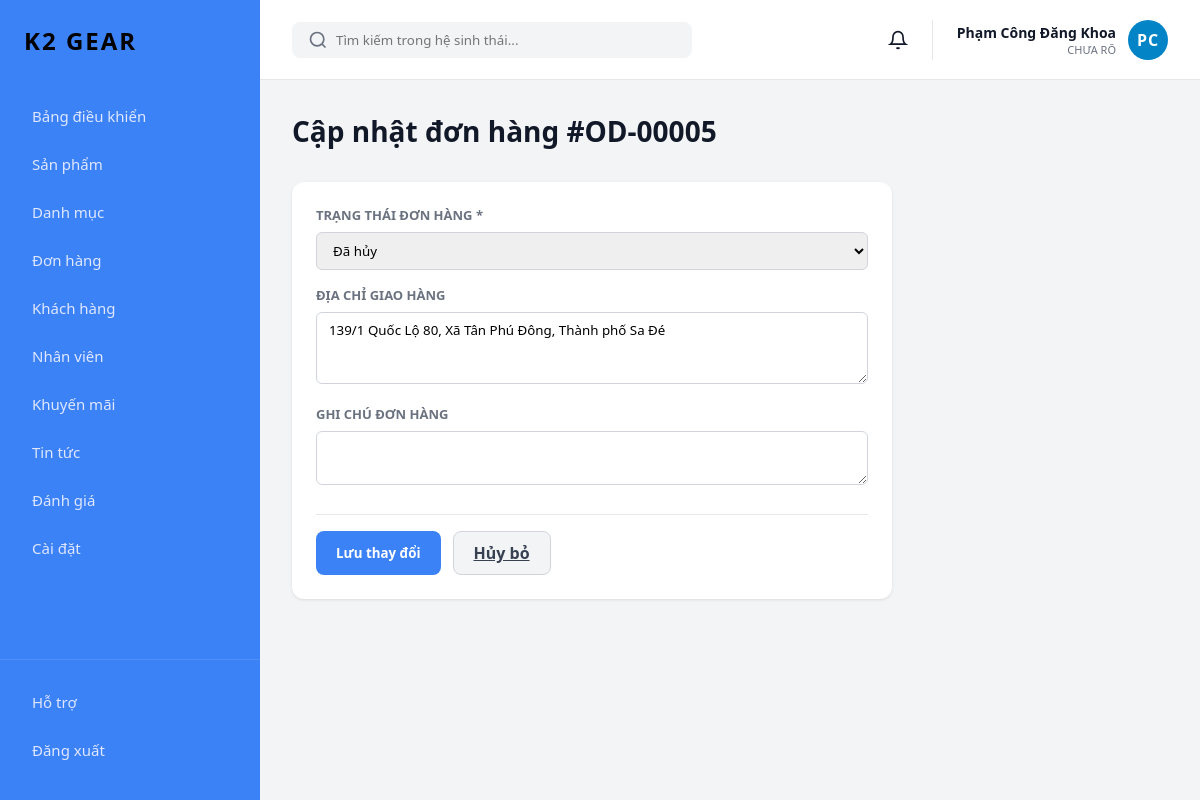
Page /admin/index.php?view=order_edit&id=5 (signed in) on the committed database.
### tables this page shows
CREATE TABLE `orders` (
  `id` int(11) NOT NULL,
  `user_id` int(11) DEFAULT NULL,
  `total` decimal(10,2) DEFAULT NULL,
  `status` enum('pending','confirmed','shipping','delivered','cancelled') DEFAULT 'pending',
  `created_at` timestamp NOT NULL DEFAULT current_timestamp(),
  `payment_method` varchar(50) DEFAULT 'COD',
  `shipping_address` varchar(50) DEFAULT NULL,
  `note` varchar(50) DEFAULT NULL
);

### admin/pages/order_edit.php (the view, shortened to what this page needs)
<?php
$id = (int)$_GET['id'];
$stmt = $pdo->prepare("SELECT * FROM orders WHERE id = ?");
$stmt->execute([$id]);
$order = $stmt->fetch();
?>
<div class="page-header">
    <div class="page-title-wrapper">
        <h1 class="page-title">Cập nhật đơn hàng #OD-<?= str_pad($order['id'], 5, '0', STR_PAD_LEFT) ?></h1>
    </div>
</div>
<div class="table-container" style="padding: 24px; background: white; border-radius: 12px; max-width: 600px;">
    <form action="modules/order/edit.php" method="POST">
        <div class="filter-group" style="margin-bottom: 16px;">
            <label style="font-weight: 600; font-size: 13px; margin-bottom: 8px; display: block;">TRẠNG THÁI ĐƠN HÀNG *</label>
            <select name="status" class="form-select" style="width: 100%;" required>
                <option value="cancelled" <?= $order['status'] == 'cancelled' ? 'selected' : '' ?>>Đã hủy</option>
            </select>
        </div>
        <div class="filter-group" style="margin-bottom: 16px;">
            <label style="font-weight: 600; font-size: 13px; margin-bottom: 8px; display: block;">ĐỊA CHỈ GIAO HÀNG</label>
            <textarea name="shipping_address" class="form-select" rows="3" style="width: 100%; resize: vertical;"><?= htmlspecialchars($order['shipping_address']) ?></textarea>
        </div>
        <div class="filter-group" style="margin-bottom: 24px;">
            <label style="font-weight: 600; font-size: 13px; margin-bottom: 8px; display: block;">GHI CHÚ ĐƠN HÀNG</label>
            <textarea name="note" class="form-select" rows="2" style="width: 100%; resize: vertical;"><?= htmlspecialchars($order['note']) ?></textarea>
        </div>
        <div style="display: flex; gap: 12px; border-top: 1px solid #e5e7eb; padding-top: 16px;">
            <button type="submit" name="submit_edit_order" class="btn btn-primary">Lưu thay đổi</button>
            <a href="?view=orders" class="btn" style="background: #f3f4f6; color: #374151; border: 1px solid #d1d5db;">Hủy bỏ</a>
        </div>
    </form>
</div>

### assets/css/style.css (style rules this page uses)
* { margin: 0; padding: 0; box-sizing: border-box; font-family: 'Segoe UI', Tahoma, Geneva, Verdana, sans-serif; }
body { background-color: #f3f4f6; color: #111827; }
.page-header { display: flex; justify-content: space-between; align-items: flex-start; margin-bottom: 24px; }
.page-title { margin: 0 0 8px 0; font-size: 28px; color: #111827; }
.btn { display: inline-flex; align-items: center; gap: 8px; padding: 10px 20px; border-radius: 8px; font-weight: 600; cursor: pointer; border: none; }
.btn-primary { background-color: #3b82f6; color: white; }
.filter-group label { display: block; font-size: 12px; font-weight: 600; color: #6b7280; margin-bottom: 8px; }
.form-select { padding: 8px 12px; border: 1px solid #d1d5db; border-radius: 6px; outline: none; }
.table-container { background: white; border-radius: 12px; box-shadow: 0 1px 3px rgba(0,0,0,0.1); overflow-x: auto; }

### rows in the picture
orders: id "00005", status "Đã hủy", shipping_address "139/1 Quốc Lộ 80, Xã Tân Phú Đông, Thành phố Sa Đé"

### other values in the picture
$admin_name "Phạm Công Đăng Khoa"
$admin_role "CHƯA RÕ"
$avatar_initials "PC"
